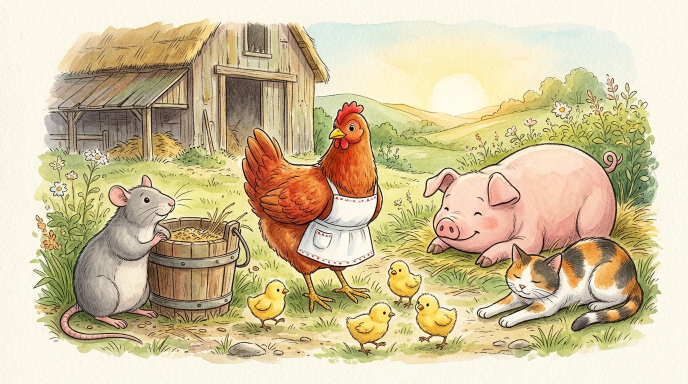
#> input picture the-little-red-hen/ref_characters.jpg, 1376 x 768 px, found by its file name (shown at 1/2 size); the run also reads 1 picture not shown here
$ python build_remaining_illustrations.py
#> lines starting #> are read from the running program, lines starting #| are printed output that depends on the picture; pictures that were not available may be replaced by others from this repository, and a replacement may not be noted
"""Generate polished watercolor illustrations for scenes 09 through 15
using the master watercolor assets, locked character models, and key setting plates.
Preserves exact watercolor paper texture, palette, linework, and border styling.
"""
from pathlib import Path
from PIL import Image, ImageFilter, ImageOps, ImageEnhance
import numpy as np

DIR = Path(r"c:\Users\stans\Stories\the-little-red-hen")

im_char = Image.open(DIR / "ref_characters.jpg").convert("RGB")
#> im_char is the input picture: PIL image 1376x768 RGB; mean R, G, B 209.4, 193.8, 157.7
im_set = Image.open(DIR / "ref_key_setting.jpg").convert("RGB")
im_01 = Image.open(DIR / "little_red_hen_01.jpg").convert("RGB")
im_02 = Image.open(DIR / "little_red_hen_02.jpg").convert("RGB")
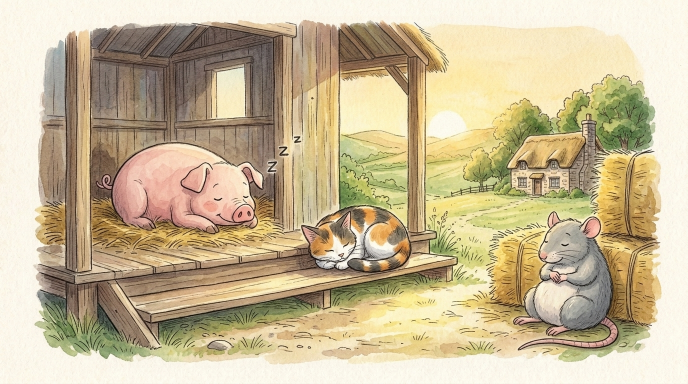
#> input picture the-little-red-hen/little_red_hen_02.jpg, 1376 x 768 px, found by its file name (shown at 1/2 size)
#> im_02 is the input picture: PIL image 1376x768 RGB; mean R, G, B 199.8, 184.6, 151
im_03 = Image.open(DIR / "little_red_hen_03.jpg").convert("RGB")
im_04 = Image.open(DIR / "little_red_hen_04.jpg").convert("RGB")
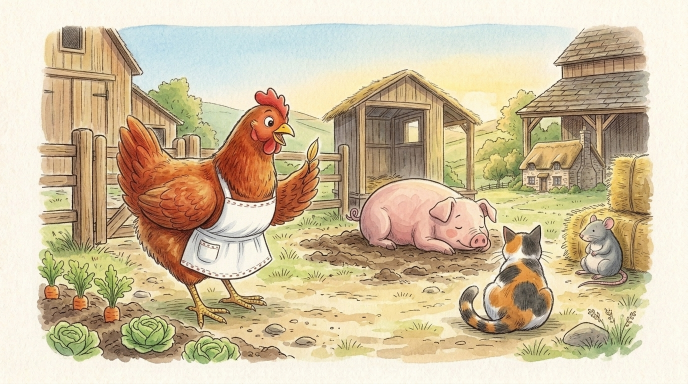
#> input picture the-little-red-hen/little_red_hen_04.jpg, 1376 x 768 px, found by its file name (shown at 1/2 size)
#> im_04 is the input picture: PIL image 1376x768 RGB; mean R, G, B 207, 190.7, 160
im_05 = Image.open(DIR / "little_red_hen_05.jpg").convert("RGB")
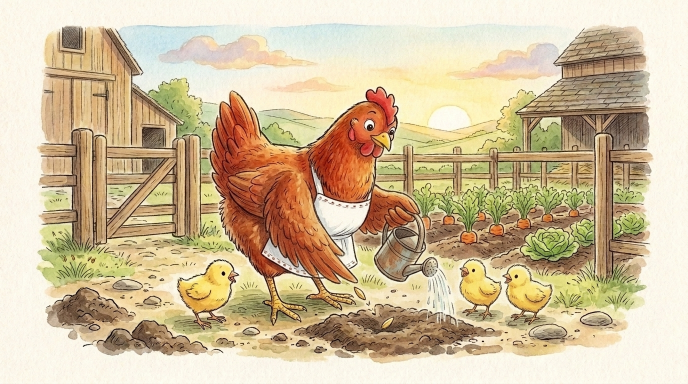
#> input picture the-little-red-hen/little_red_hen_05.jpg, 1376 x 768 px, found by its file name (shown at 1/2 size)
#> im_05 is the input picture: PIL image 1376x768 RGB; mean R, G, B 208.6, 189.6, 156.4
#> (the run stopped early here; a loop or call above may not have finished)
